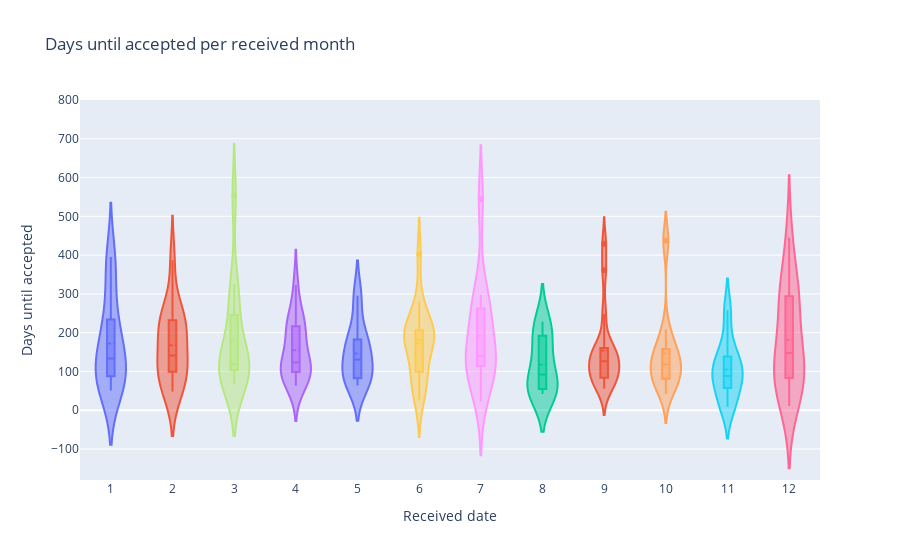

The cell this chart's notebook holds for it:
### Code cell
fig = go.Figure(layout_yaxis_range=[-180,800])
for month in df.received_month.unique():
    fig.add_trace(go.Violin(x=df['received_month'][df['received_month'] == month],
                            y=df['between'][df['received_month'] == month],
                            name=month,
                            box_visible=True,
                            meanline_visible=True))
fig.update_xaxes(categoryorder='array', categoryarray=np.arange(0, 12, 1))
fig.update_layout(title={'text': "Days until accepted per received month"},
                  xaxis_title="Received date",
                  yaxis_title="Days until accepted",
                  showlegend=False)
fig.show()

### Figure 1 — Plotly figure (JSON) as saved in the notebook; plotly's stock layout.template omitted (floating-point values rounded to 4 significant figures)
{"data": [{"box": {"visible": true}, "meanline": {"visible": true}, "name": "1", "type": "violin", "x": ["1", "1", "1", "1", "1", "1", "1", "1", "1", "1", "1", "1"], "y": [98, 82, 51, 201, 395, 180, 364, 66, 267, 162, 93, 105]}, {"box": {"visible": true}, "meanline": {"visible": true}, "name": "2", "type": "violin", "x": ["2", "2", "2", "2", "2", "2", "2", "2", "2", "2", "2", "2", "2", "2", "2"], "y": [54, 387, 236, 96, 257, 116, 141, 137, 108, 48, 220, 237, 198, 211, 70]}, {"box": {"visible": true}, "meanline": {"visible": true}, "name": "8", "type": "violin", "x": ["8", "8", "8", "8", "8", "8", "8", "8", "8", "8"], "y": [214, 118, 42, 228, 192, 66, 146, 55, 61, 49]}, {"box": {"visible": true}, "meanline": {"visible": true}, "name": "4", "type": "violin", "x": ["4", "4", "4", "4", "4", "4", "4", "4", "4", "4", "4", "4", "4", "4", "4", "4"], "y": [323, 101, 223, 93, 216, 96, 106, 63, 193, 75, 112, 134, 250, 217, 161, 106]}, {"box": {"visible": true}, "meanline": {"visible": true}, "name": "10", "type": "violin", "x": ["10", "10", "10", "10", "10", "10", "10", "10", "10", "10", "10"], "y": [158, 437, 135, 158, 70, 107, 118, 42, 209, 96, 76]}, {"box": {"visible": true}, "meanline": {"visible": true}, "name": "11", "type": "violin", "x": ["11", "11", "11", "11", "11", "11", "11", "11", "11"], "y": [88, 128, 22, 116, 87, 69, 169, 258, 9]}, {"box": {"visible": true}, "meanline": {"visible": true}, "name": "12", "type": "violin", "x": ["12", "12", "12", "12", "12", "12", "12", "12", "12", "12", "12", "12", "12", "12"], "y": [83, 106, 132, 163, 194, 280, 294, 11, 445, 81, 40, 335, 295, 83]}, {"box": {"visible": true}, "meanline": {"visible": true}, "name": "3", "type": "violin", "x": ["3", "3", "3", "3", "3", "3", "3", "3", "3", "3", "3", "3", "3", "3"], "y": [128, 554, 289, 174, 108, 103, 104, 325, 98, 150, 75, 66, 103, 246]}, {"box": {"visible": true}, "meanline": {"visible": true}, "name": "7", "type": "violin", "x": ["7", "7", "7", "7", "7", "7", "7", "7", "7", "7", "7", "7", "7"], "y": [222, 254, 140, 297, 287, 183, 544, 127, 23, 100, 81, 123, 119]}, {"box": {"visible": true}, "meanline": {"visible": true}, "name": "6", "type": "violin", "x": ["6", "6", "6", "6", "6", "6", "6", "6", "6", "6", "6", "6", "6", "6", "6", "6", "6", "6"], "y": [218, 201, 179, 188, 176, 125, 78, 84, 205, 180, 43, 249, 402, 25, 183, 206, 280, 99]}, {"box": {"visible": true}, "meanline": {"visible": true}, "name": "5", "type": "violin", "x": ["5", "5", "5", "5", "5", "5", "5", "5", "5", "5", "5", "5", "5", "5", "5"], "y": [82, 201, 64, 293, 152, 120, 162, 183, 77, 131, 84, 181, 295, 74, 99]}, {"box": {"visible": true}, "meanline": {"visible": true}, "name": "9", "type": "violin", "x": ["9", "9", "9", "9", "9", "9", "9", "9", "9", "9", "9", "9", "9", "9", "9", "9", "9"], "y": [106, 361, 429, 143, 171, 126, 77, 56, 146, 70, 144, 116, 248, 79, 157, 107, 85]}], "layout": {"showlegend": false, "title": {"text": "Days until accepted per received month"}, "xaxis": {"categoryarray": [0, 1, 2, 3, 4, 5, 6, 7, 8, 9, 10, 11], "categoryorder": "array", "title": {"text": "Received date"}}, "yaxis": {"range": [-180, 800], "title": {"text": "Days until accepted"}}}}
